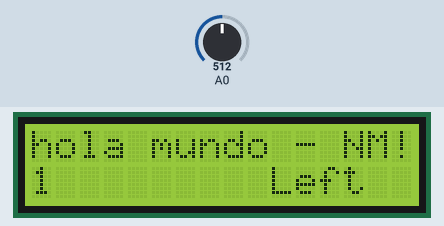
Recording of a sketch running on a simulated Arduino Uno, built with avr-gcc and run on an emulated ATmega328P. On the bench: 16×2 character LCD. Inputs (shaded band) come from the test bench; at power-on: A0 = 512.

Above: at 1.2 s.
1.3 s: A0 set to 584
3.5 s: A0 set to 607
At 4.8 s:
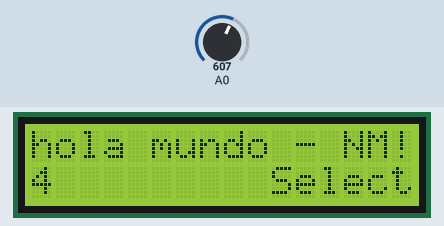
6.5 s: A0 set to 786
8.5 s: A0 set to 817
At 9.8 s:
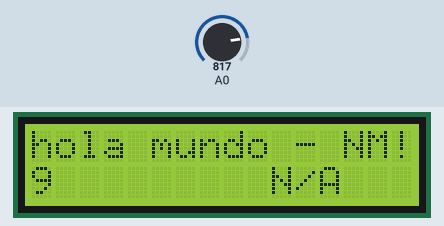
11.5 s: A0 set to 390
At 12.6 s:
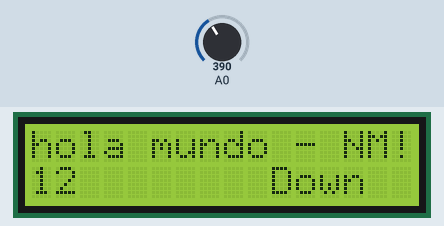
14.5 s: A0 set to 210
16.5 s: A0 set to 181
At 17.6 s:
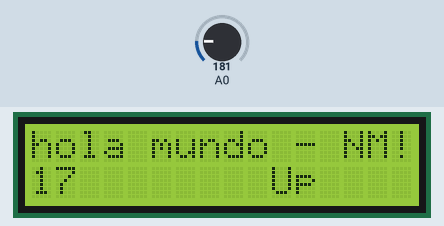
Timing chart, 0 to 19.5 s (numbered marks = the images above; inputs shaded):
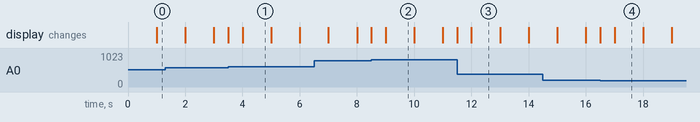

The sketch:

shield_lcd1602_keypad_test_1.ino
```cpp
// (licence header left out)
// include the library code:
#include <LiquidCrystal.h>

// initialize the library by associating any needed LCD interface pin
// with the arduino pin number it is connected to
const int rs = 8, en = 9, d4 = 4, d5 = 5, d6 = 6, d7 = 7;
LiquidCrystal lcd(rs, en, d4, d5, d6, d7);
//LiquidCrystal lcd(8,9,4,5,6,7);

void setup() {
  // set up the LCD's number of columns and rows:
  lcd.begin(16, 2);
  lcd.setCursor(0, 0);
  // Print a message to the LCD.
  lcd.print("hola mundo - NM!");
}

void loop() {
  // set the cursor to column 0, line 1
  // (note: line 1 is the second row, since counting begins with 0):
  lcd.setCursor(0, 1);
  // print the number of seconds since reset:
  lcd.print(millis() / 1000);

  int x;
  x = analogRead (0);
  lcd.setCursor(10,1);

  if (x < 60) {
    lcd.print("Right ");
  }
  else if (x < 200) {
    lcd.print("Up    ");
  }
  else if (x < 400){
    lcd.print("Down  ");
  }
  else if (x < 600){
    lcd.print("Left  ");
  }
  else if (x < 800){
    lcd.print("Select");
  }
  else if (x < 1024){
    lcd.print("N/A   ");
  }

}
```

Measured:
- the behaviour switches between 599 and 600 on A0 (found by bisection; images 0 and 1)
- the behaviour switches between 799 and 800 on A0 (found by bisection; images 1 and 2)
- the behaviour switches between 200 and 199 on A0 (found by bisection; images 3 and 4)
- after the input at 3.5 s, the display: first changes at once (image 1 shows a later state)
- after the input at 8.5 s, the display: first changes at once (image 2 shows a later state)
- after the input at 11.5 s, the display: first changes at once (image 3 shows a later state)
- after the input at 16.5 s, the display: first changes at once (image 4 shows a later state)
